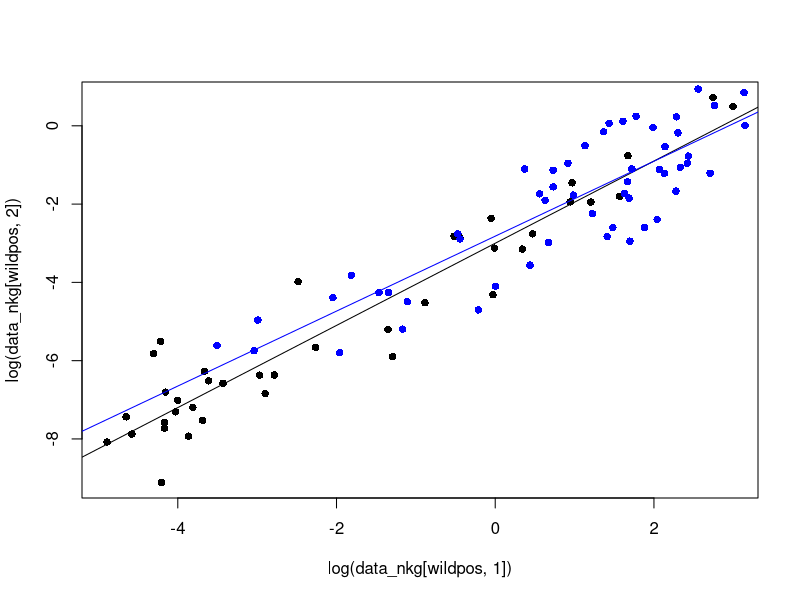

This figure's R source:
# setwd("C:/fat_lab")
setwd(paste(Sys.getenv("HOME"),"/Dropbox/PostDoc/2025_fatscaling/fatscaling/data",sep=""))

# NAVARRETE CAPTIVE v WILD SCALING COMPARISON

# data_orig <- read.csv("masskg_to_fatmasskg.csv")
data_n <- read.csv("Navarrete_fat.csv")
data_nkg <- data_n[,1:2]/1000
# colnames(data_orig) <- c("masskg", "fatkg")
colnames(data_nkg) <- c("masskg", "fatkg")

#IMPORTANT
##########################
#Wild versus captive nkg data:
wildpos <- which(data_n[,3]=="Wild")
captivepos <- which(data_n[,3]=="Captive")
wildmodel <- lm(log(data_nkg[wildpos,2]) ~ log(data_nkg[wildpos,1]))
summary(wildmodel)
captivemodel <- lm(log(data_nkg[captivepos,2]) ~ log(data_nkg[captivepos,1]))
summary(captivemodel)
plot(log(data_nkg[wildpos,1]),log(data_nkg[wildpos,2]),pch=16,col="black")
abline(wildmodel)
points(log(data_nkg[captivepos,1]),log(data_nkg[captivepos,2]),pch=16,col="blue")
abline(captivemodel,col="blue")

#ARE THE SLOPES DIFFERENT?
## vector of responses
y     <- c(log(data_nkg[wildpos,2]),log(data_nkg[captivepos,2]))          
# whatever your y-variable is
## predictor already logged
log_M <- c(log(data_nkg[wildpos , 1]),
           log(data_nkg[captivepos , 1]))
group <- factor(c( rep("wild",    length(wildpos)),
                   rep("captive", length(captivepos)) ))
dat <- data.frame(y, log_M, group)
# full model: different intercepts AND (critically) different slopes
mod_full <- lm(y ~ log_M * group, data = dat)
summary(mod_full)
##########################
